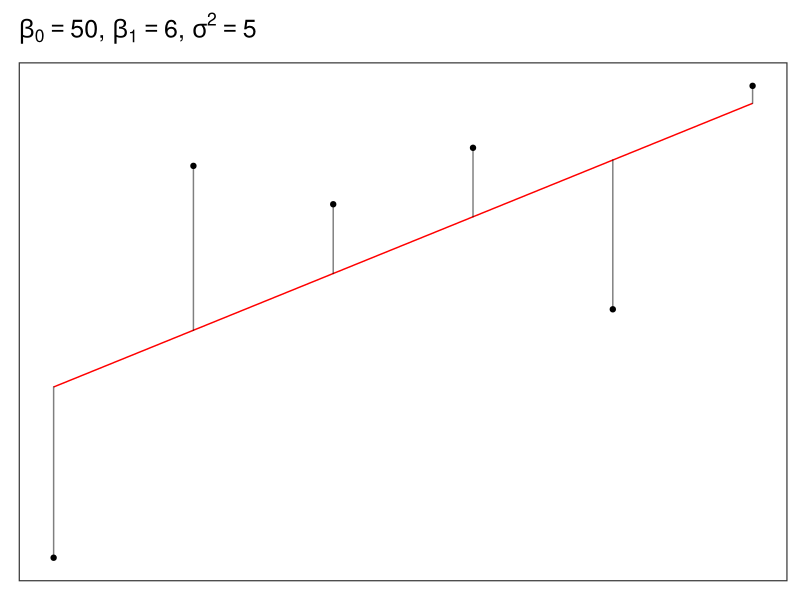
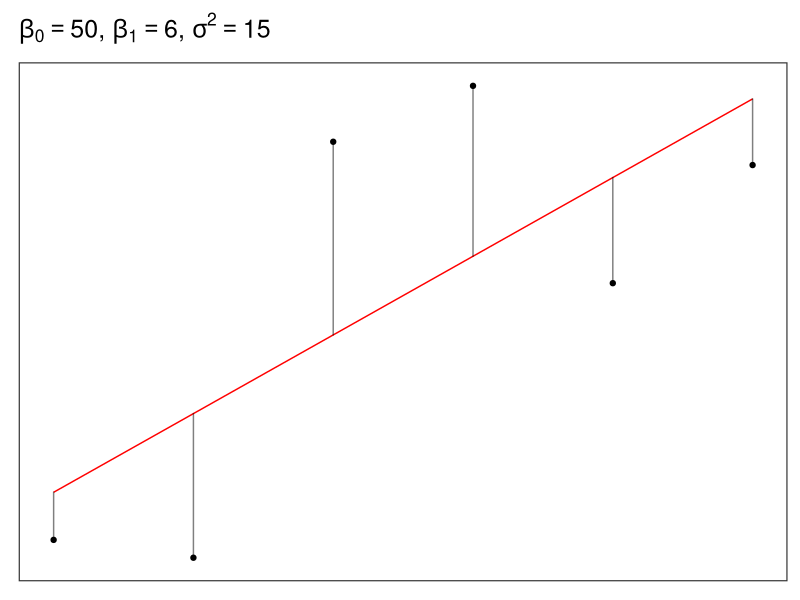
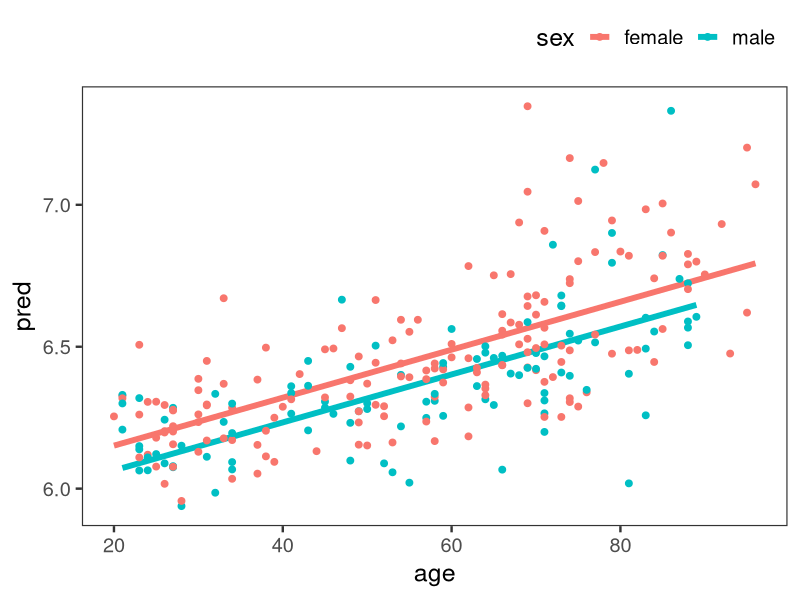
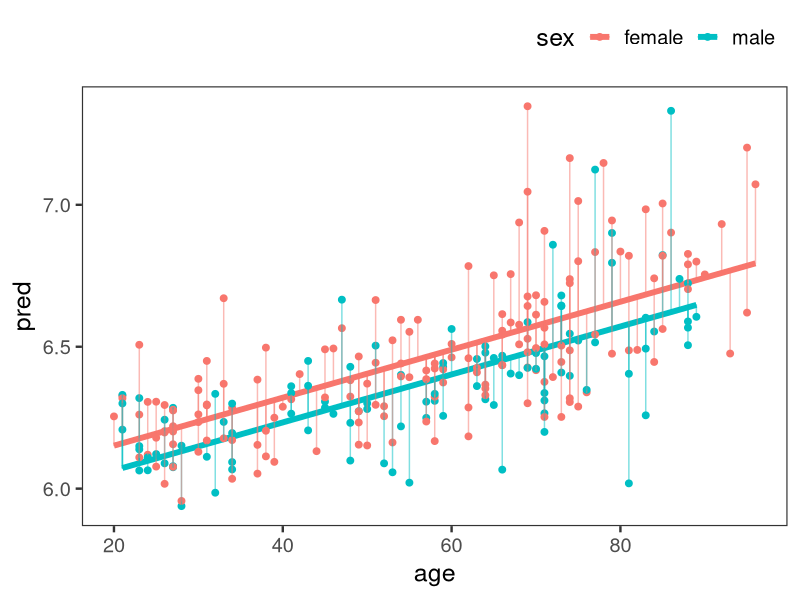
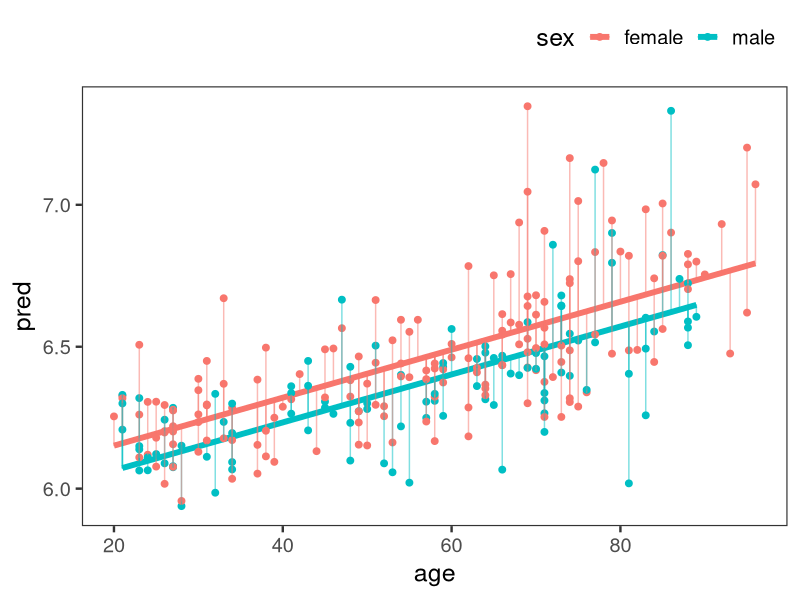
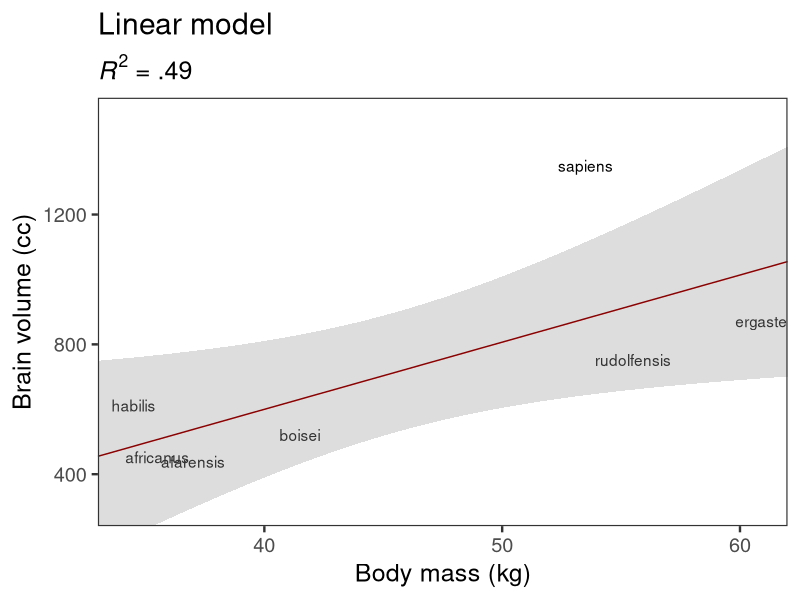
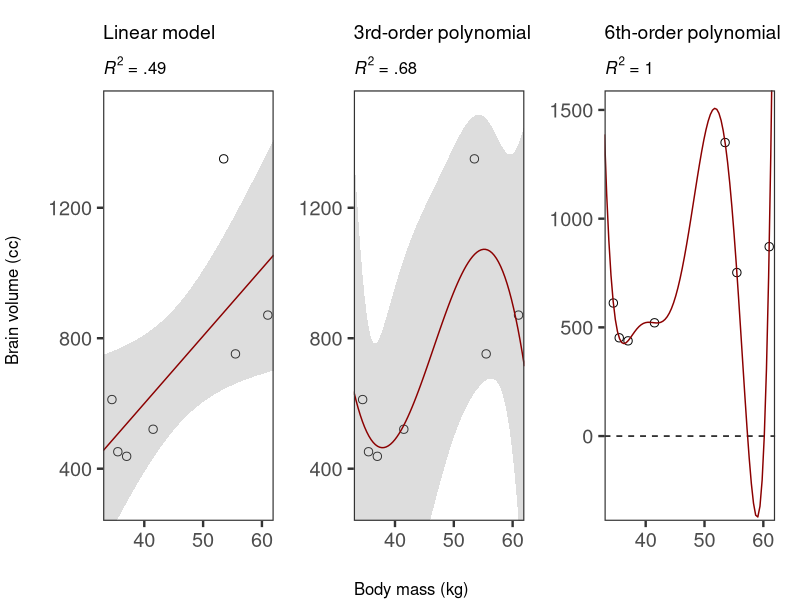
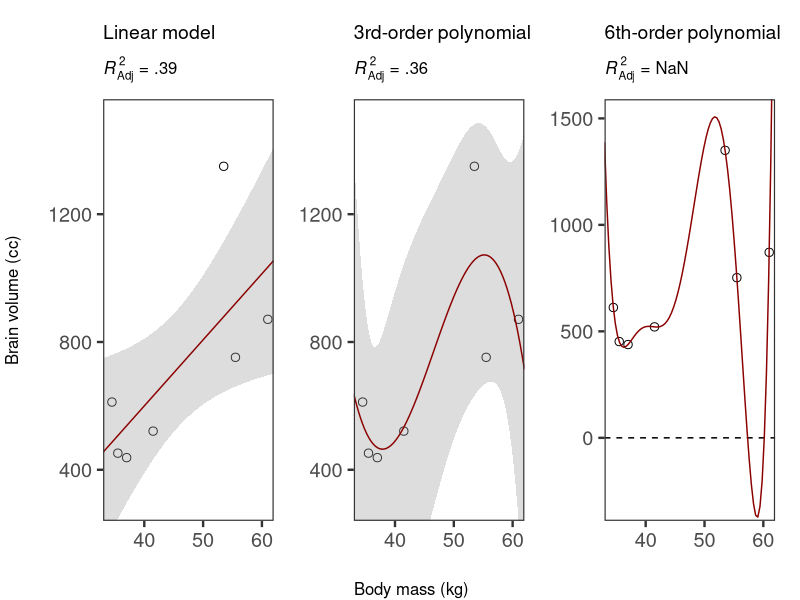

R code for these plots, in order:
## ---- chunk 1
knitr::opts_chunk$set(echo = TRUE, warning = FALSE, eval = TRUE, message = FALSE, comment=NA)
options("kableExtra.html.bsTable" = T, digits = 3)
options(pillar.print_min = 5, pillar.print_max = 6)
library(tidyverse)
library(knitr)
library(kableExtra)
library(patchwork)
library(broom)
theme_set(theme_bw(base_size = 18) +
            theme(legend.position = "top", 
                  legend.justification = "right",
                  panel.grid = element_blank()))
## ---- chunk 2
# Load and transform data
blomkvist <- read_csv("../data/blomkvist.csv") %>% 
  select(id, sex, age, rt = rt_hand_d) %>% 
  mutate(log_rt = log(rt)) %>% 
  drop_na()
## ---- chunk 3
# Specify model
model <- lm(log_rt ~ sex + age, data = blomkvist)
## ---- chunk 4
# Model coefficients
coef(model)
## ---- chunk 5
sigma(model)
## ---- chunk 6
n <- 20
beta_0 <- 50
beta_1 <- 6
sigma <- 5
sim <- tibble(id = 1:6) %>%
    mutate(x = 0:5,
           e = rnorm(n(), mean = 0, sd = sigma)) %>%
    mutate(y = beta_0 + beta_1 * x + e) %>%
  select(id, x, y) 

fake_model <- lm(y ~ x, data = sim)

ggplot(data =sim, aes(x = x, y = predict(fake_model))) +
  geom_point(aes(y = y)) +
  geom_line(colour = "red") +
  geom_segment( aes(xend = x, yend = y),
      size = 0.5, alpha = 0.5, lineend = "round") +
  labs(subtitle = bquote(beta[0] == .(beta_0)*","~beta[1] == .(beta_1)*","~sigma^2 == .(sigma))) +
  theme(axis.title = element_blank(),
        axis.text = element_blank(),
        axis.ticks = element_blank())
## ---- chunk 7
n <- 20
beta_0 <- 50
beta_1 <- 6
sigma <- 15
sim <- tibble(id = 1:6) %>%
    mutate(x = 0:5,
           e = rnorm(n(), mean = 0, sd = sigma)) %>%
    mutate(y = beta_0 + beta_1 * x + e) %>%
  select(id, x, y) 

fake_model <- lm(y ~ x, data = sim)

ggplot(data = sim, aes(x = x, y = predict(fake_model))) +
  geom_point(aes(y = y)) +
  geom_line(colour = "red") +
  geom_segment( aes(xend = x, yend = y),
      size = 0.5, alpha = 0.5, lineend = "round") +
  labs(subtitle = bquote(beta[0] == .(beta_0)*","~beta[1] == .(beta_1)*","~sigma^2 == .(sigma))) +
  theme(axis.title = element_blank(),
        axis.text = element_blank(),
        axis.ticks = element_blank())
## ---- chunk 8
blomkvist$pred <- predict(model)
blomkvist$resid <- residuals(model)

plot <- ggplot(blomkvist, aes(x = age, y = pred, colour = sex) ) +
  geom_line(size = 2) +
  geom_point(aes(x = age, y = log(rt), colour = sex), size = 2);plot
## ---- chunk 9

plot <- plot + geom_segment(
      aes(xend = age, yend = log(rt)),
      size = 0.5, alpha = 0.5, lineend = "round"
      );plot
## ---- chunk 10
plot
## ---- chunk 11
mutate(blomkvist, 
       predicted = predict(model),
       resid_1 = log_rt - predicted,
       resid_2 = residuals(model)) %>% 
  select(log_rt, pred, resid_1, resid_2) %>% 
  glimpse(width = 50)
## ---- chunk 12
d <- tibble(species = c("afarensis", "africanus", "habilis", "boisei", "rudolfensis", "ergaster", "sapiens"), 
         brain   = c(438, 452, 612, 521, 752, 871, 1350), 
         mass    = c(37.0, 35.5, 34.5, 41.5, 55.5, 61.0, 53.5))

fit_lm <- function(model, formula){
  model <- lm(data = d, formula = formula)
}

fits <- tibble(model   = str_c("b6.", 1:6),
         formula = c("brain ~ mass", 
                     "brain ~ mass + I(mass^2)", 
                     "brain ~ mass + I(mass^2) + I(mass^3)", 
                     "brain ~ mass + I(mass^2) + I(mass^3) + I(mass^4)", 
                     "brain ~ mass + I(mass^2) + I(mass^3) + I(mass^4) + I(mass^5)", 
                     "brain ~ mass + I(mass^2) + I(mass^3) + I(mass^4) + I(mass^5) + I(mass^6)")) %>% 
  mutate(fit     = map2(model, formula, fit_lm)) %>% 
  mutate(tidy    = map(fit, tidy),
         glance  = map(fit, glance))

fits <- fits %>% 
  mutate(adjr2      = glance %>% map_dbl("adj.r.squared")) %>% 
  mutate(r2      = glance %>% map_dbl("r.squared")) %>% 
  mutate(r2_text = round(r2, digits = 2) %>% as.character() %>% str_replace(., "0.", "."))

ggplot(d, aes(x = mass, y = brain, label = species)) +
#  geom_point(size = 2.5, shape = 21) +
  geom_text() +
  scale_x_continuous(limits = c(33, 62), expand = c(0, 0)) +
  coord_cartesian(ylim = c(300, 1500)) +
  stat_smooth(method = "lm", fullrange = TRUE, level = .89,
              size = 1/2, alpha = 1/3, colour = "darkred",
              formula = y ~ x) +
  labs(title = "Linear model", subtitle = expression(paste(italic(R)^2, " = .49")),
       y  = "Brain volume (cc)", x = "Body mass (kg)")
## ---- chunk 13
d <- tibble(species = c("afarensis", "africanus", "habilis", "boisei", "rudolfensis", "ergaster", "sapiens"), 
         brain   = c(438, 452, 612, 521, 752, 871, 1350), 
         mass    = c(37.0, 35.5, 34.5, 41.5, 55.5, 61.0, 53.5))

fit_lm <- function(model, formula){
  model <- lm(data = d, formula = formula)
}

fits <- tibble(model   = str_c("b6.", 1:6),
         formula = c("brain ~ mass", 
                     "brain ~ mass + I(mass^2)", 
                     "brain ~ mass + I(mass^2) + I(mass^3)", 
                     "brain ~ mass + I(mass^2) + I(mass^3) + I(mass^4)", 
                     "brain ~ mass + I(mass^2) + I(mass^3) + I(mass^4) + I(mass^5)", 
                     "brain ~ mass + I(mass^2) + I(mass^3) + I(mass^4) + I(mass^5) + I(mass^6)")) %>% 
  mutate(fit     = map2(model, formula, fit_lm)) %>% 
  mutate(tidy    = map(fit, tidy),
         glance  = map(fit, glance))


fits <- fits %>% 
  mutate(r2      = glance %>% map_dbl("r.squared")) %>% 
  mutate(r2_text = round(r2, digits = 2) %>% as.character() %>% str_replace(., "0.", "."))

p <-  ggplot(d, aes(x = mass, y = brain, label = species)) +
  geom_point(size = 2.5, shape = 21) +
  scale_x_continuous(limits = c(33, 62), expand = c(0, 0)) +
  coord_cartesian(ylim = c(300, 1500)) +
  theme(axis.title = element_blank(),
        plot.title = element_text(size = 14),
        plot.subtitle = element_text(size = 12))

# linear
p1 <-  p + stat_smooth(method = "lm", fullrange = TRUE, level = .89,
              size = 1/2, alpha = 1/3, colour = "darkred",
              formula = y ~ x) +
  labs(title = "Linear model", subtitle = expression(paste(italic(R)^2, " = .49")))
  
# cubic
p3 <- p + stat_smooth(method = "lm", fullrange = TRUE, level = .89,
              size = 1/2, alpha = 1/3,  colour = "darkred",
              formula = y ~ poly(x, 3)) +
  labs(title = "3rd-order polynomial", subtitle = expression(paste(italic(R)^2, " = .68")))

# sixth-order polynomial
p6 <-  p + geom_hline(yintercept = 0, linetype = 2) + 
  stat_smooth(method = "lm", fullrange = TRUE, level = .89,
              size = 1/2, alpha = 1/3,  colour = "darkred",
              formula = y ~ poly(x, 6)) +
  coord_cartesian(ylim = c(-300, 1500)) +
  labs(title = "6th-order polynomial", subtitle = expression(paste(italic(R)^2, " = 1")))

plot <- p1 + p3 + p6

gt <- patchwork::patchworkGrob(plot)
gridExtra::grid.arrange(gt, left = "Brain volume (cc)", bottom = "Body mass (kg)")
## ---- chunk 14
d <- tibble(species = c("afarensis", "africanus", "habilis", "boisei", "rudolfensis", "ergaster", "sapiens"), 
         brain   = c(438, 452, 612, 521, 752, 871, 1350), 
         mass    = c(37.0, 35.5, 34.5, 41.5, 55.5, 61.0, 53.5))

fit_lm <- function(model, formula){
  model <- lm(data = d, formula = formula)
}

fits <- tibble(model   = str_c("b6.", 1:6),
         formula = c("brain ~ mass", 
                     "brain ~ mass + I(mass^2)", 
                     "brain ~ mass + I(mass^2) + I(mass^3)", 
                     "brain ~ mass + I(mass^2) + I(mass^3) + I(mass^4)", 
                     "brain ~ mass + I(mass^2) + I(mass^3) + I(mass^4) + I(mass^5)", 
                     "brain ~ mass + I(mass^2) + I(mass^3) + I(mass^4) + I(mass^5) + I(mass^6)")) %>% 
  mutate(fit     = map2(model, formula, fit_lm)) %>% 
  mutate(tidy    = map(fit, tidy),
         glance  = map(fit, glance)) %>% 
  mutate(r2      = glance %>% map_dbl("adj.r.squared"))  

p <-  ggplot(d, aes(x = mass, y = brain, label = species)) +
  geom_point(size = 2.5, shape = 21) +
  scale_x_continuous(limits = c(33, 62), expand = c(0, 0)) +
  coord_cartesian(ylim = c(300, 1500)) +
  theme(axis.title = element_blank(),
        plot.title = element_text(size = 14),
        plot.subtitle = element_text(size = 12))

# linear
p1 <-  p + stat_smooth(method = "lm", fullrange = TRUE, level = .89,
              size = 1/2, alpha = 1/3, colour = "darkred",
              formula = y ~ x) +
  labs(title = "Linear model", subtitle = expression(paste(italic(R)["Adj"]^2, " = .39")))
  
# cubic
p3 <- p + stat_smooth(method = "lm", fullrange = TRUE, level = .89,
              size = 1/2, alpha = 1/3,  colour = "darkred",
              formula = y ~ poly(x, 3)) +
  labs(title = "3rd-order polynomial", subtitle = expression(paste(italic(R)["Adj"]^2, " = .36")))

# sixth-order polynomial
p6 <-  p + geom_hline(yintercept = 0, linetype = 2) + 
  stat_smooth(method = "lm", fullrange = TRUE, level = .89,
              size = 1/2, alpha = 1/3,  colour = "darkred",
              formula = y ~ poly(x, 6)) +
  coord_cartesian(ylim = c(-300, 1500)) +
  labs(title = "6th-order polynomial", subtitle = expression(paste(italic(R)["Adj"]^2, " = NaN")))

plot <- p1 + p3 + p6

gt <- patchwork::patchworkGrob(plot)
gridExtra::grid.arrange(gt, left = "Brain volume (cc)", bottom = "Body mass (kg)")
## ---- chunk 15
# Specify models
model_1 <- lm(log_rt ~ sex, data = blomkvist)
model_2 <- lm(log_rt ~ sex + age, data = blomkvist)
## ---- chunk 16
# Generate model summary
summary_model_1 <- summary(model_1)
summary_model_2 <- summary(model_2)
## ---- chunk 17
summary_model_1$r.squared
## ---- chunk 18
summary_model_2$r.squared
## ---- chunk 19
summary_model_1$adj.r.squared
## ---- chunk 20
summary_model_2$adj.r.squared
## ---- chunk 21
# Specify models
model_0 <- lm(log_rt ~ 1, data = blomkvist)
model_1 <- lm(log_rt ~ sex, data = blomkvist)
## ---- chunk 22
# Compare models
anova(model_0, model_1)
